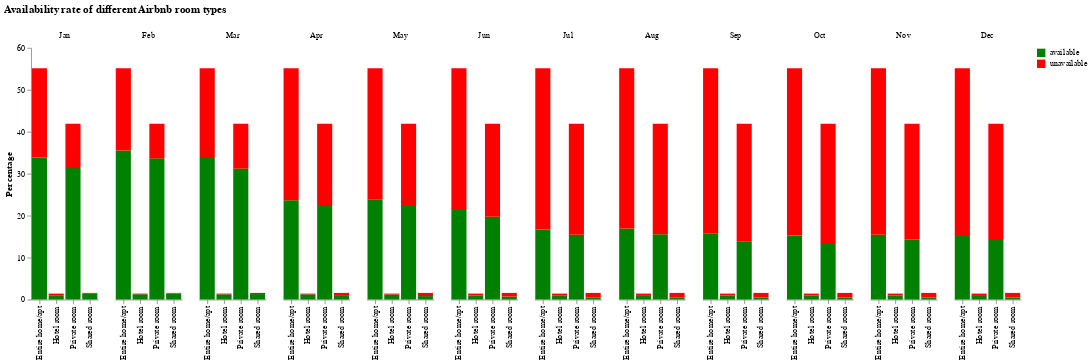

The cell this chart's notebook holds for it:
### Code cell
import altair as alt
import calendar

# Change from pivot table to normal table format; add column available
def prepare_df(df, name):
    df = df.stack().reset_index()
    df.columns = ['month', 'room_type', 'values']
    df['available'] = name
    return df

# Settings for displaying the chart
months = ['Jan', 'Feb', 'Mar', 'Apr', 'May', 'Jun', 'Jul', 'Aug', 'Sep', 'Oct', 'Nov', 'Dec']
order = ['available', 'unavailable'] 

# Prepare the data (dateframes see two cells above)
unavailable_df = prepare_df(unavailable_df, 'unavailable')
available_df = prepare_df(available_df, 'available')
df = pd.concat([available_df, unavailable_df]) # join the two dataframes
df['month'] = df['month'].apply(lambda x: calendar.month_abbr[x]) # convert values from month column to month name


# Make the stacked bar plot
chart = alt.Chart(df, title=['Availability rate of different Airbnb room types', '   ']).mark_bar().encode(

    # Use room type as x-axis 
    x=alt.X('room_type:N', title=None),

    # Use percentage as y-axis 
    y=alt.Y('sum(values):Q',
        axis=alt.Axis(
            grid=False,
            title='Percentage')),

    # Use month as the set of columns to be represented in each group
    column=alt.Column('month:N',  title=None, sort=months),

    # Set the colours 
    color=alt.Color('available:N', sort=order, 
            scale=alt.Scale(
                # make it look pretty with an enjoyable color pallet
                range=['green', 'red']
            ), title =None, 
        ), 
    # Determine the order for displaying (we want available on the bottom)
    order="order:Q" 
    )

#Configure the chart and display it
chart.configure_view(strokeOpacity=0)

### Figure 1 — Vega-Lite specification as saved in the notebook (floating-point values rounded to 4 significant figures)
{"config": {"view": {"continuousWidth": 400, "continuousHeight": 300, "strokeOpacity": 0}}, "data": {"name": "data-598e9961cd595358d59323625a1aa309"}, "mark": "bar", "encoding": {"color": {"type": "nominal", "field": "available", "scale": {"range": ["green", "red"]}, "sort": ["available", "unavailable"], "title": null}, "column": {"type": "nominal", "field": "month", "sort": ["Jan", "Feb", "Mar", "Apr", "May", "Jun", "Jul", "Aug", "Sep", "Oct", "Nov", "Dec"], "title": null}, "order": {"type": "quantitative", "field": "order"}, "x": {"type": "nominal", "field": "room_type", "title": null}, "y": {"type": "quantitative", "aggregate": "sum", "axis": {"grid": false, "title": "Percentage"}, "field": "values"}}, "title": ["Availability rate of different Airbnb room types", "   "], "$schema": "https://vega.github.io/schema/vega-lite/v4.8.1.json", "datasets": {"data-598e9961cd595358d59323625a1aa309": [{"month": "Jan", "room_type": "Entire home/apt", "values": 33.86, "available": "available"}, {"month": "Jan", "room_type": "Hotel room", "values": 0.8979, "available": "available"}, {"month": "Jan", "room_type": "Private room", "values": 31.32, "available": "available"}, {"month": "Jan", "room_type": "Shared room", "values": 1.372, "available": "available"}, {"month": "Feb", "room_type": "Entire home/apt", "values": 35.5, "available": "available"}, {"month": "Feb", "room_type": "Hotel room", "values": 1.255, "available": "available"}, {"month": "Feb", "room_type": "Private room", "values": 33.65, "available": "available"}, {"month": "Feb", "room_type": "Shared room", "values": 1.431, "available": "available"}, {"month": "Mar", "room_type": "Entire home/apt", "values": 33.71, "available": "available"}, {"month": "Mar", "room_type": "Hotel room", "values": 1.24, "available": "available"}, {"month": "Mar", "room_type": "Private room", "values": 31.21, "available": "available"}, {"month": "Mar", "room_type": "Shared room", "values": 1.309, "available": "available"}, {"month": "Apr", "room_type": "Entire home/apt", "values": 23.68, "available": "available"}, {"month": "Apr", "room_type": "Hotel room", "values": 1.226, "available": "available"}, {"month": "Apr", "room_type": "Private room", "values": 22.56, "available": "available"}, {"month": "Apr", "room_type": "Shared room", "values": 0.8665, "available": "available"}, {"month": "May", "room_type": "Entire home/apt", "values": 23.88, "available": "available"}, {"month": "May", "room_type": "Hotel room", "values": 1.167, "available": "available"}, {"month": "May", "room_type": "Private room", "values": 22.28, "available": "available"}, {"month": "May", "room_type": "Shared room", "values": 0.823, "available": "available"}, {"month": "Jun", "room_type": "Entire home/apt", "values": 21.56, "available": "available"}, {"month": "Jun", "room_type": "Hotel room", "values": 0.9808, "available": "available"}, {"month": "Jun", "room_type": "Private room", "values": 19.72, "available": "available"}, {"month": "Jun", "room_type": "Shared room", "values": 0.7188, "available": "available"}, {"month": "Jul", "room_type": "Entire home/apt", "values": 16.71, "available": "available"}, {"month": "Jul", "room_type": "Hotel room", "values": 1.011, "available": "available"}, {"month": "Jul", "room_type": "Private room", "values": 15.44, "available": "available"}, {"month": "Jul", "room_type": "Shared room", "values": 0.4498, "available": "available"}, {"month": "Aug", "room_type": "Entire home/apt", "values": 16.96, "available": "available"}, {"month": "Aug", "room_type": "Hotel room", "values": 1.048, "available": "available"}, {"month": "Aug", "room_type": "Private room", "values": 15.56, "available": "available"}, {"month": "Aug", "room_type": "Shared room", "values": 0.4498, "available": "available"}, {"month": "Sep", "room_type": "Entire home/apt", "values": 15.81, "available": "available"}, {"month": "Sep", "room_type": "Hotel room", "values": 0.9528, "available": "available"}, {"month": "Sep", "room_type": "Private room", "values": 13.79, "available": "available"}, {"month": "Sep", "room_type": "Shared room", "values": 0.4801, "available": "available"}, {"month": "Oct", "room_type": "Entire home/apt", "values": 15.26, "available": "available"}, {"month": "Oct", "room_type": "Hotel room", "values": 0.9898, "available": "available"}, {"month": "Oct", "room_type": "Private room", "values": 13.24, "available": "available"}, {"month": "Oct", "room_type": "Shared room", "values": 0.4801, "available": "available"}, {"month": "Nov", "room_type": "Entire home/apt", "values": 15.41, "available": "available"}, {"month": "Nov", "room_type": "Hotel room", "values": 0.9258, "available": "available"}, {"month": "Nov", "room_type": "Private room", "values": 14.36, "available": "available"}, {"month": "Nov", "room_type": "Shared room", "values": 0.4802, "available": "available"}, {"month": "Dec", "room_type": "Entire home/apt", "values": 15.38, "available": "available"}, {"month": "Dec", "room_type": "Hotel room", "values": 0.8577, "available": "available"}, {"month": "Dec", "room_type": "Private room", "values": 14.22, "available": "available"}, {"month": "Dec", "room_type": "Shared room", "values": 0.4802, "available": "available"}, {"month": "Jan", "room_type": "Entire home/apt", "values": 21.25, "available": "unavailable"}, {"month": "Jan", "room_type": "Hotel room", "values": 0.5127, "available": "unavailable"}, {"month": "Jan", "room_type": "Private room", "values": 10.58, "available": "unavailable"}, {"month": "Jan", "room_type": "Shared room", "values": 0.2032, "available": "unavailable"}, {"month": "Feb", "room_type": "Entire home/apt", "values": 19.6, "available": "unavailable"}, {"month": "Feb", "room_type": "Hotel room", "values": 0.1555, "available": "unavailable"}, {"month": "Feb", "room_type": "Private room", "values": 8.251, "available": "unavailable"}, {"month": "Feb", "room_type": "Shared room", "values": 0.1443, "available": "unavailable"}, {"month": "Mar", "room_type": "Entire home/apt", "values": 21.4, "available": "unavailable"}, {"month": "Mar", "room_type": "Hotel room", "values": 0.1705, "available": "unavailable"}, {"month": "Mar", "room_type": "Private room", "values": 10.7, "available": "unavailable"}, {"month": "Mar", "room_type": "Shared room", "values": 0.2666, "available": "unavailable"}, {"month": "Apr", "room_type": "Entire home/apt", "values": 31.43, "available": "unavailable"}, {"month": "Apr", "room_type": "Hotel room", "values": 0.1846, "available": "unavailable"}, {"month": "Apr", "room_type": "Private room", "values": 19.34, "available": "unavailable"}, {"month": "Apr", "room_type": "Shared room", "values": 0.7091, "available": "unavailable"}, {"month": "May", "room_type": "Entire home/apt", "values": 31.23, "available": "unavailable"}, {"month": "May", "room_type": "Hotel room", "values": 0.2434, "available": "unavailable"}, {"month": "May", "room_type": "Private room", "values": 19.62, "available": "unavailable"}, {"month": "May", "room_type": "Shared room", "values": 0.7526, "available": "unavailable"}, {"month": "Jun", "room_type": "Entire home/apt", "values": 33.55, "available": "unavailable"}, {"month": "Jun", "room_type": "Hotel room", "values": 0.4298, "available": "unavailable"}, {"month": "Jun", "room_type": "Private room", "values": 22.19, "available": "unavailable"}, {"month": "Jun", "room_type": "Shared room", "values": 0.8569, "available": "unavailable"}, {"month": "Jul", "room_type": "Entire home/apt", "values": 38.4, "available": "unavailable"}, {"month": "Jul", "room_type": "Hotel room", "values": 0.3999, "available": "unavailable"}, {"month": "Jul", "room_type": "Private room", "values": 26.47, "available": "unavailable"}, {"month": "Jul", "room_type": "Shared room", "values": 1.126, "available": "unavailable"}, {"month": "Aug", "room_type": "Entire home/apt", "values": 38.15, "available": "unavailable"}, {"month": "Aug", "room_type": "Hotel room", "values": 0.3627, "available": "unavailable"}, {"month": "Aug", "room_type": "Private room", "values": 26.35, "available": "unavailable"}, {"month": "Aug", "room_type": "Shared room", "values": 1.126, "available": "unavailable"}, {"month": "Sep", "room_type": "Entire home/apt", "values": 39.3, "available": "unavailable"}, {"month": "Sep", "room_type": "Hotel room", "values": 0.4578, "available": "unavailable"}, {"month": "Sep", "room_type": "Private room", "values": 28.11, "available": "unavailable"}, {"month": "Sep", "room_type": "Shared room", "values": 1.096, "available": "unavailable"}, {"month": "Oct", "room_type": "Entire home/apt", "values": 39.85, "available": "unavailable"}, {"month": "Oct", "room_type": "Hotel room", "values": 0.4208, "available": "unavailable"}, {"month": "Oct", "room_type": "Private room", "values": 28.66, "available": "unavailable"}, {"month": "Oct", "room_type": "Shared room", "values": 1.096, "available": "unavailable"}, {"month": "Nov", "room_type": "Entire home/apt", "values": 39.7, "available": "unavailable"}, {"month": "Nov", "room_type": "Hotel room", "values": 0.4848, "available": "unavailable"}, {"month": "Nov", "room_type": "Private room", "values": 27.54, "available": "unavailable"}, {"month": "Nov", "room_type": "Shared room", "values": 1.095, "available": "unavailable"}, {"month": "Dec", "room_type": "Entire home/apt", "values": 39.72, "available": "unavailable"}, {"month": "Dec", "room_type": "Hotel room", "values": 0.5528, "available": "unavailable"}, {"month": "Dec", "room_type": "Private room", "values": 27.69, "available": "unavailable"}, {"month": "Dec", "room_type": "Shared room", "values": 1.095, "available": "unavailable"}]}}
